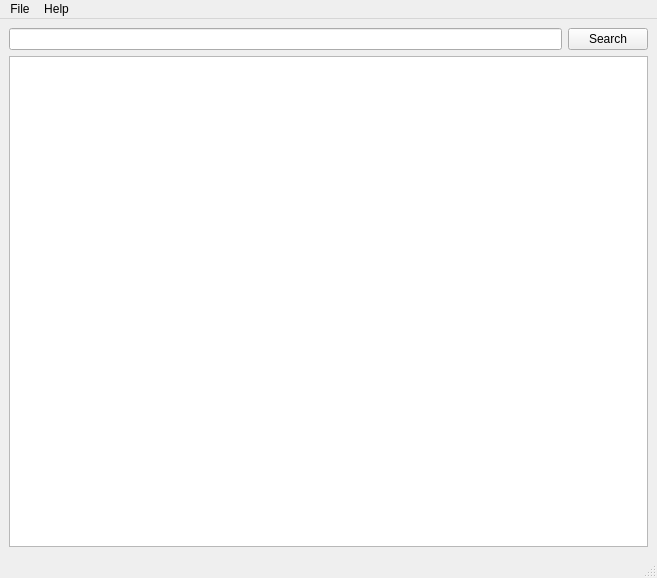
<?xml version="1.0" encoding="UTF-8"?>
<ui version="4.0">
    <class>MainWindow</class>
    <widget class="QMainWindow" name="MainWindow">
        <property name="geometry">
            <rect>
                <x>0</x>
                <y>0</y>
                <width>657</width>
                <height>578</height>
            </rect>
        </property>
        <property name="windowTitle">
            <string>PasteAndElaste</string>
        </property>
        <widget class="QWidget" name="centralwidget">
            <layout class="QGridLayout" name="gridLayout">
                <item row="0" column="0">
                    <layout class="QVBoxLayout" name="verticalLayout">
                        <item>
                            <layout class="QHBoxLayout" name="horizontalLayout">
                                <item>
                                    <widget class="QLineEdit" name="searchEdit"/>
                                </item>
                                <item>
                                    <widget class="QPushButton" name="searchButton">
                                        <property name="text">
                                            <string>Search</string>
                                        </property>
                                    </widget>
                                </item>
                            </layout>
                        </item>
                        <item>
                            <widget class="QTableView" name="tableView"/>
                        </item>
                    </layout>
                </item>
            </layout>
        </widget>
        <widget class="QMenuBar" name="menubar">
            <property name="geometry">
                <rect>
                    <x>0</x>
                    <y>0</y>
                    <width>657</width>
                    <height>21</height>
                </rect>
            </property>
            <widget class="QMenu" name="menuFile">
                <property name="title">
                    <string>File</string>
                </property>
                <addaction name="actionExit"/>
            </widget>
            <widget class="QMenu" name="menuHelp">
                <property name="title">
                    <string>Help</string>
                </property>
                <addaction name="actionAbout"/>
            </widget>
            <addaction name="menuFile"/>
            <addaction name="menuHelp"/>
        </widget>
        <widget class="QStatusBar" name="statusbar"/>
        <action name="actionExit">
            <property name="text">
                <string>Exit</string>
            </property>
        </action>
        <action name="actionAbout">
            <property name="text">
                <string>About...</string>
            </property>
        </action>
    </widget>
    <resources/>
    <connections>
        <connection>
            <sender>searchButton</sender>
            <signal>clicked()</signal>
            <receiver>MainWindow</receiver>
            <slot>close()</slot>
            <hints>
                <hint type="sourcelabel">
                    <x>608</x>
                    <y>43</y>
                </hint>
                <hint type="destinationlabel">
                    <x>328</x>
                    <y>288</y>
                </hint>
            </hints>
        </connection>
    </connections>
</ui>
